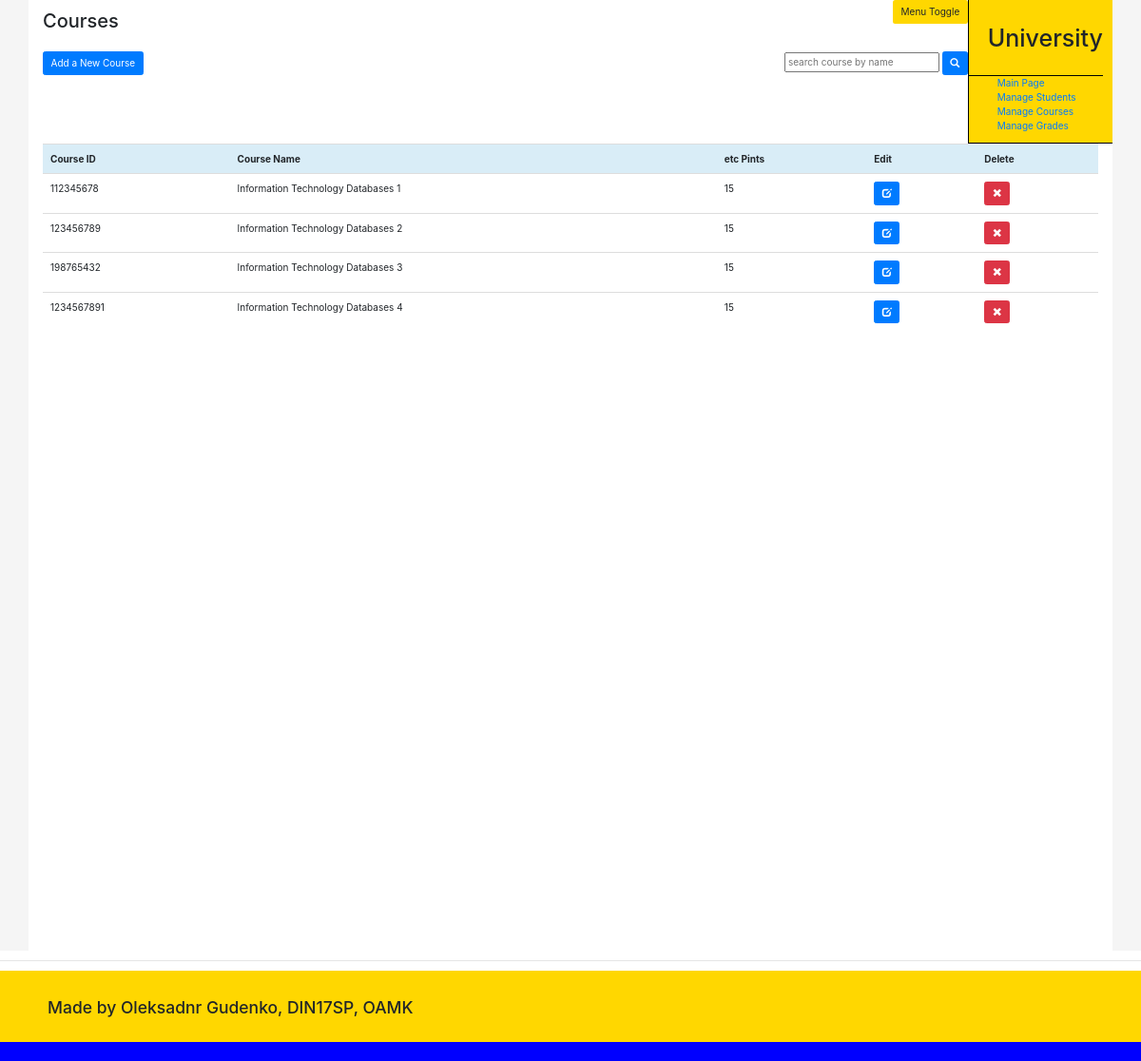
Screenshot of /index.php/course/show_courses with the database file from the repository.
### tables this page shows
CREATE TABLE `course` (
  `idCourse` int(11) NOT NULL,
  `courseName` varchar(50) DEFAULT NULL,
  `etcPoints` smallint(6) DEFAULT NULL
);

### application/views/menu/content.php (called while the page is built, shortened)
<?php
$this->load->view('menu/header');
$this->load->view($page);
?>

### application/controllers/Course.php (called while the page is built, shortened)
<?php
class Course extends CI_Controller {
  public function show_courses(){
    $this->load->model('Course_model');
    $data['course']=$this->Course_model->get_courses();
    $data['page']='course/show_courses';
    $this->load->view('menu/content', $data);
  }
}

### index.php (called while the page is built, shortened)
<?php
require_once BASEPATH.'core/CodeIgniter.php';

### application/models/Course_model.php (called while the page is built, shortened)
<?php
class Course_model extends CI_model
{
  public function get_courses()
  {
    $this->db->select('*');
    $this->db->from('course');
    return $this->db->get()->result_array();
  }
}

### application/views/course/show_courses.php (the view, shortened to what this page needs)
<div class="h2name">
  <h2>Courses</h2>
</div>
 <br>
<table class="table table-hover">
  <tr class="info">
    <th>Course ID</th><th>Course Name</th><th>etc Pints</th><th>Edit</th><th>Delete</th>
    <link rel="stylesheet" href="https://maxcdn.bootstrapcdn.com/bootstrap/4.0.0/css/bootstrap.min.css">
<a href="<?php echo site_url('course/add_course_form'); ?>" ><button class="btn btn-primary">Add a New Course</button></a>
<div style="float:right">
<form class="" action="<?php echo site_url('course/search_course/'); ?>" method="post">
  <input type="text" name="courseName" value="" placeholder="search course by name">
  <?php
    echo '<a href="'.site_url('course/search_course/').'"><button class="btn btn-primary"><span class="glyphicon glyphicon-search"></span></button></a>';
   ?>
</form>
</div>
<br> <br>
<?php
foreach ($course as $row) {
echo '<tr>';
echo '<td>'.$row['idCourse'].'</td>';
echo '<td>'.$row['courseName'].'</td>';
echo '<td>'.$row['etcPoints'].'</td>';
echo '<td> <a href="'.site_url('course/edit_course/').$row['idCourse'].'"><button class="btn btn-primary"><span class="glyphicon glyphicon-edit"></span></button></a></td>';
echo '<td> <a href="'.site_url('course/delete_selected_course/').$row['idCourse'].'"><button class="btn btn-danger"><span class="glyphicon glyphicon-remove"></span></button></a></td>';
echo '</tr>';
}
?>
</tr>
</table>

### css/mystyle.css (style rules this page uses)
.h2name { padding-top: 10px; }

### rows the page displays
course: idCourse "112345678", courseName "Information Technology Databases 1", etcPoints "15"
course: idCourse "123456789", courseName "Information Technology Databases 2", etcPoints "15"
course: idCourse "198765432", courseName "Information Technology Databases 3", etcPoints "15"
course: idCourse "1234567891", courseName "Information Technology Databases 4", etcPoints "15"
